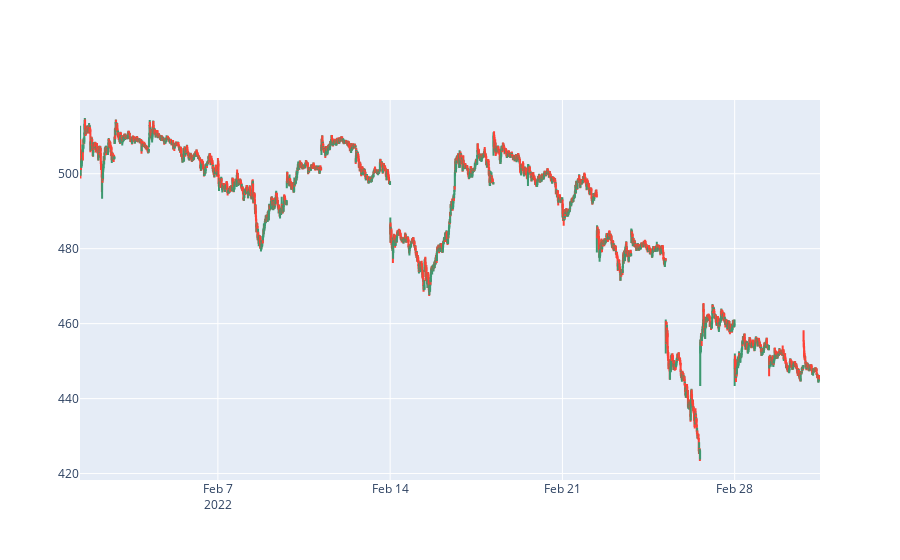

Here is the notebook cell this chart was saved with:
### Code cell
# hr map without any break
fig = go.Figure(data = [go.Candlestick(x = hr_map.index, 
                open = hr_map['Open'],
                high = hr_map['High'],
                low = hr_map['Low'],
                close = hr_map['Close'])])
fig.update_layout(xaxis_rangeslider_visible = False, hovermode = 'x unified')
fig.update_xaxes(rangebreaks = [dict(values = dt_breaks_hr), dict(pattern='hour', bounds=[15.5, 9.24])])
# fig.update_xaxes(rangebreaks = [dict(bounds=['sat','mon'])])

fig.show()

### Figure 1 — Plotly figure (JSON) as saved in the notebook; plotly's stock layout.template omitted (floating-point values rounded to 4 significant figures; data arrays with more than 128 entries replaced by an {"elided": "..."} marker saying what was removed)
{"data": [{"close": {"elided": "4037 float values"}, "high": {"elided": "4037 float values"}, "low": {"elided": "4037 float values"}, "open": {"elided": "4037 float values"}, "type": "candlestick", "x": {"elided": "4037 str values"}}], "layout": {"hovermode": "x unified", "xaxis": {"rangebreaks": [{"values": ["2022-02-05 09:15:00", "2022-02-06 09:15:00", "2022-02-12 09:15:00", "2022-02-13 09:15:00", "2022-02-19 09:15:00", "2022-02-20 09:15:00", "2022-02-26 09:15:00", "2022-02-27 09:15:00", "2022-03-01 09:15:00"]}, {"bounds": [15.5, 9.24], "pattern": "hour"}], "rangeslider": {"visible": false}}}}
